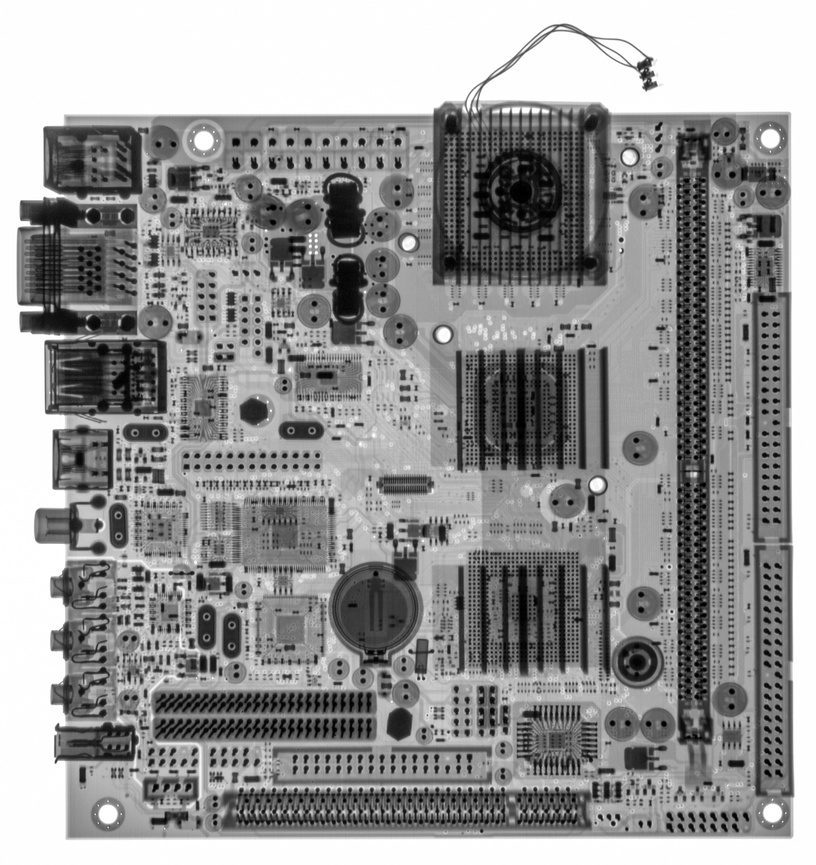
#> input picture Xray_Board.jpg, 816 x 865 px, shrunk from 2284 x 2423 before the run, found by its file name
$ jupyter execute Exercise_02.ipynb
#> lines starting #> are read from the running program, lines starting #| are printed output that depends on the picture
[cell 1]
import cv2
import numpy as np
from matplotlib import pyplot as plt

[cell 2]
# Read an image
image_path = r".\Xray_Board.jpg"
image = cv2.imread(image_path, cv2.IMREAD_GRAYSCALE)
#> image is the input picture: shape (865, 816); min 0, max 255, mean 149.6

[cell 3]
# Check if the image is loaded successfully
if image is None:
    print(f"Error: Unable to load the image at {image_path}")

[cell 4]
# Display the original image
plt.figure(figsize=(8, 8))
plt.subplot(121), plt.imshow(image, cmap='gray'), plt.title('Original Image')

[cell 5]
# Define a simple  averaging filter/kernel
kernel3 = np.ones((3, 3), np.float32) / 9
kernel11 = np.ones((11, 11), np.float32) / 9
kernel21 = np.ones((21, 21), np.float32) / 9


# Apply the filter using cv2.filter2D
filtered_image1 = cv2.filter2D(image, -1, kernel3)
filtered_image2 = cv2.filter2D(image, -1, kernel11)
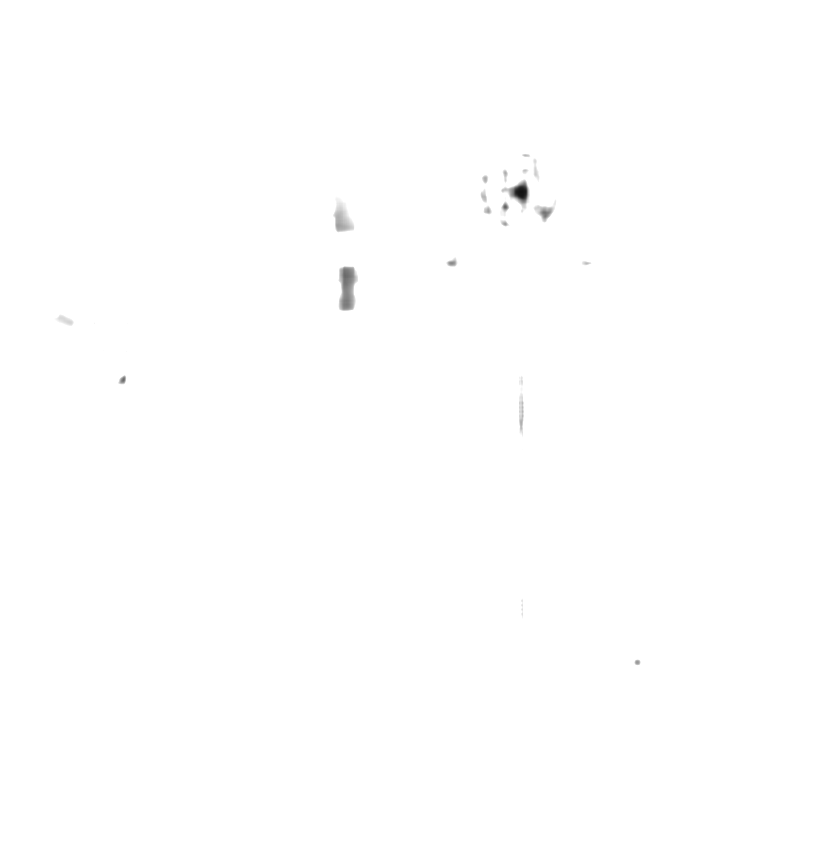
#> filtered_image2: shape (865, 816); min 18, max 255, mean 254.7
filtered_image3 = cv2.filter2D(image, -1, kernel21)
#> filtered_image3: shape (865, 816); every value is 255

[cell 6]
# Display the filtered images
plt.subplot(131), plt.imshow(filtered_image1, cmap='gray'), plt.title('kernel 3x3')
plt.subplot(132), plt.imshow(filtered_image2, cmap='gray'), plt.title('kernel 11x11')
plt.subplot(133), plt.imshow(filtered_image3, cmap='gray'), plt.title('kernel 21x21')

# Adjust layout for better visualization
plt.tight_layout()

# Show the plots
plt.show()
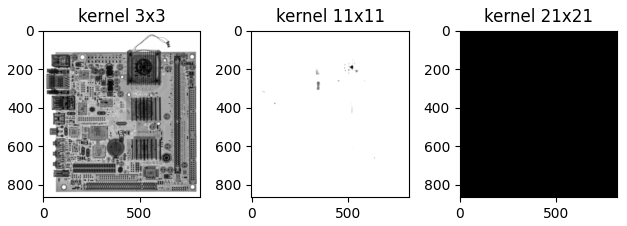
#> figure drawn by matplotlib, 3 panels

$ run again, with Gausseisen.jpg copied over Xray_Board.jpg
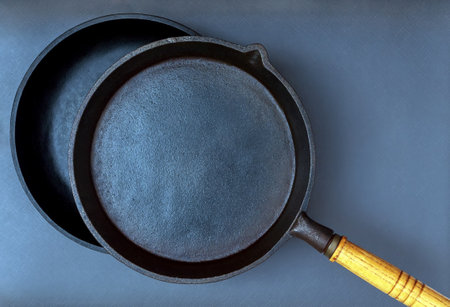
#> input picture Gausseisen.jpg, 450 x 307 px, found by its file name
#> `filtered_image3 = cv2.filter2D(image, -1, kernel21)`:
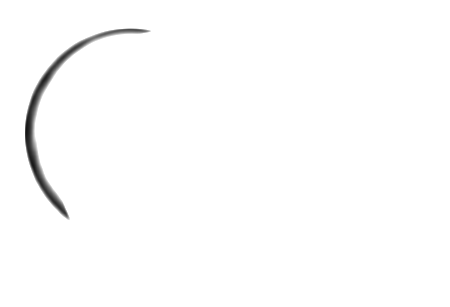
#> filtered_image3: shape (307, 450); min 21, max 255, mean 252.5
#> `plt.show()`:
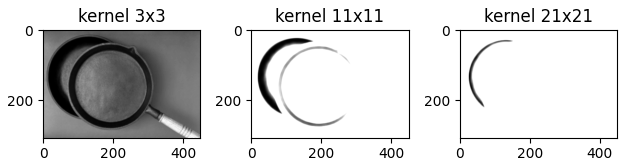
#> figure drawn by matplotlib, 3 panels

$ run again, with comparison_image.jpg copied over Xray_Board.jpg
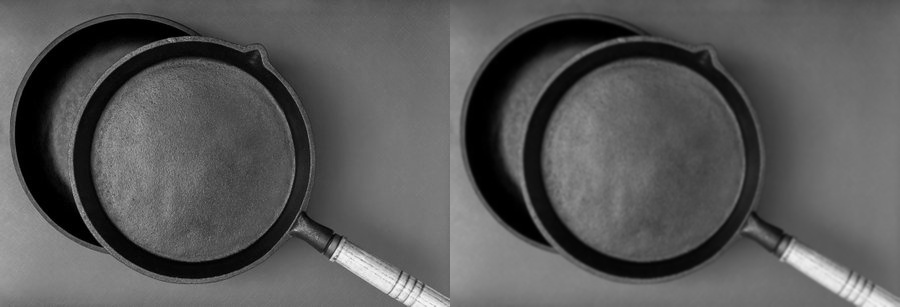
#> input picture comparison_image.jpg, 900 x 307 px, found by its file name
#> image is the input picture: shape (307, 900); min 0, max 250, mean 89.2
#> `filtered_image3 = cv2.filter2D(image, -1, kernel21)`:
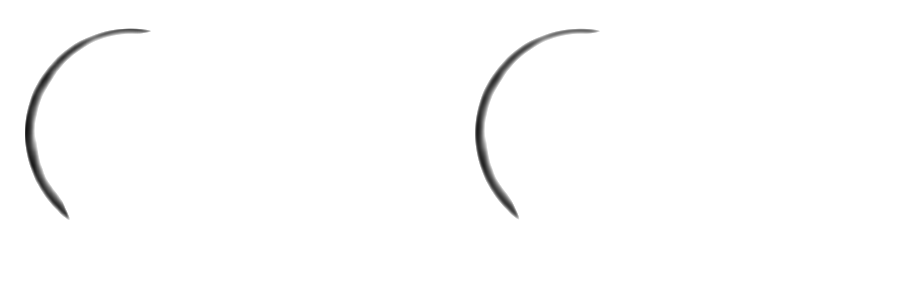
#> filtered_image3: shape (307, 900); min 21, max 255, mean 252.6
#> `plt.show()`:
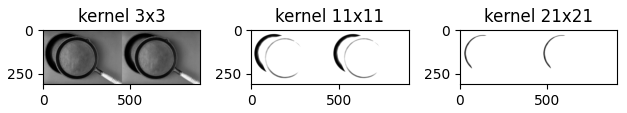
#> figure drawn by matplotlib, 3 panels
